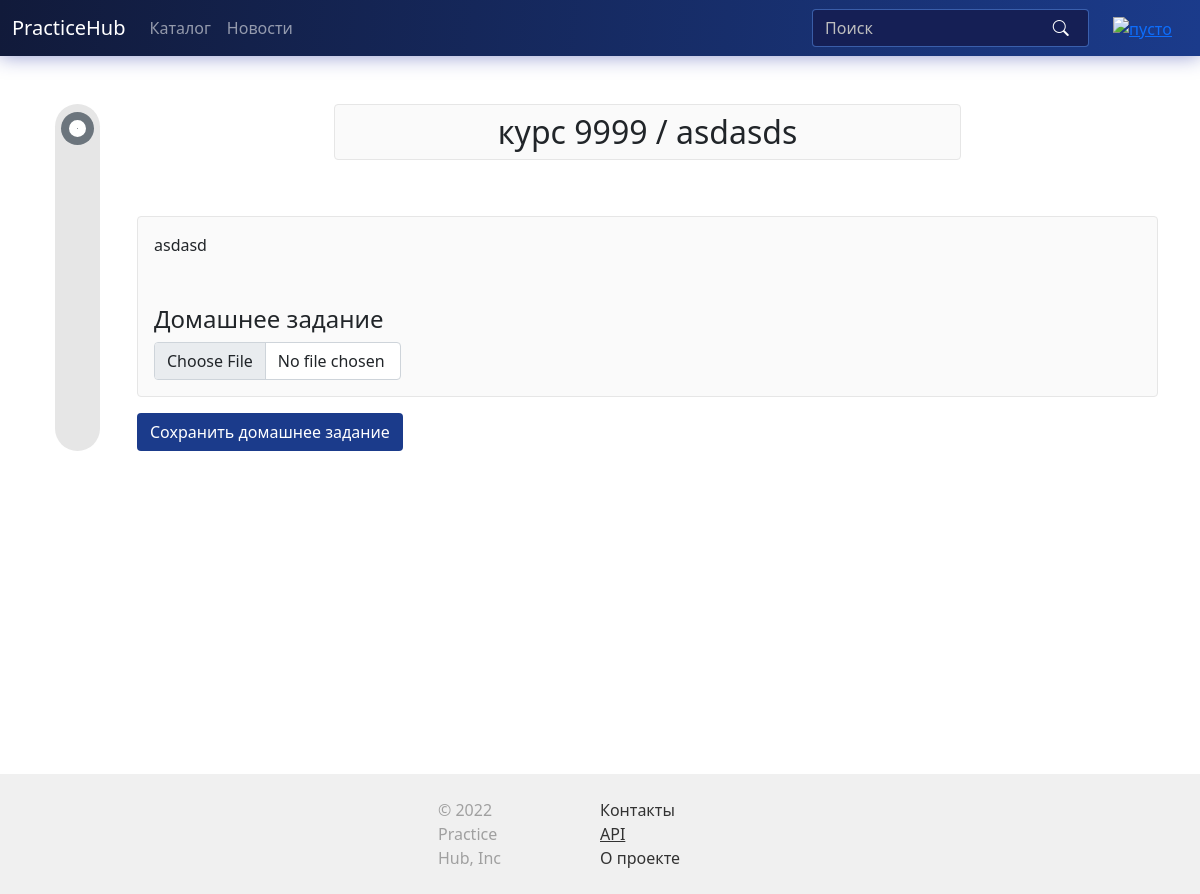
Screenshot of /courses/1/lessons/3 (signed in) with the database file from the repository.
### models.py (models this page shows, shortened)
class Page(db.Model):
    id = db.Column(db.Integer, primary_key=True)
    text = db.Column(db.Text)
    lesson_id = db.Column(db.Integer, db.ForeignKey('lesson.id'))
    add_task = db.Column(db.Boolean, default=False)
    task_check = db.relationship("TaskCheck", backref="page")

class Course(db.Model):
    id = db.Column(db.Integer, primary_key=True)
    name = db.Column(db.String(64), index=True, unique=True)
    author_id = db.Column(db.Integer, db.ForeignKey('user.id'))
    lessons = db.relationship('Lesson', backref='course', lazy='dynamic', cascade="all, delete-orphan")
    desc = db.Column(db.Text, nullable=False)
    rating = db.Column(db.Integer, default=0)
    short_desc = db.Column(db.Text, nullable=False)
    img_path = db.Column(db.String(64))
    img_uuid = db.Column(db.String(64), index=True)
    is_published = db.Column(db.Boolean, default=False)
    tags = db.relationship('Tag', secondary=CoursesTags.__table__, backref='course')

class Lesson(db.Model):
    id = db.Column(db.Integer, primary_key=True)
    name = db.Column(db.String(64))
    course_id = db.Column(db.Integer, db.ForeignKey('course.id'))
    pages = db.relationship('Page', backref='lesson', lazy='dynamic', cascade="all, delete-orphan")
    files = db.relationship('LessonFile', backref='lesson', lazy='dynamic', cascade="all, delete-orphan")

### routes.py (the view)
@app.route('/<string:path>')
def get_file(path):
    return send_file(path)

### models.py (called while the page is built)
@login.user_loader
def load_user(id):
    return User.query.get(int(id))

### tag_parser.py (called while the page is built, shortened)
def find_pattern(string: str, pattern: str, cur_pos=0) -> int:
    n = len(string)
    n2 = len(pattern)
    if cur_pos >= n - n2:
        return -1
    for i in range(cur_pos, n - n2 + 1):
        str_part = string[i:i + n2]
        total_cmp = 0
        for k in range(n2):
            if str_part[k] == pattern[k] or pattern[k] == "*":
                total_cmp += 1
                continue
        if total_cmp == n2:  # found pattern
            return i
    return -1

def process_in_out_tag(string: str, in_: str, out: str, html_in: str, html_out: str):
    original_string = string
    header_entry = find_pattern(string, in_)
    if header_entry == -1:
        return string

def process_link_tags(string: str) -> str:
    original_string = string
    result = string
    link_entry = find_pattern(result, "[LINK name=")
    return result

def process_img_tags(string: str, replaces: dict) -> str:
    original_string = string
    result = string
    img_entry = find_pattern(result, "[IMG name=")
    return result

def process_color_tags(string: str) -> str:
    original_string = string
    result = string
    color_entry = find_pattern(result, "[COLOR #******]")
    return result

def process_hr_tags(string: str) -> str:
    result = string
    hr_entry = find_pattern(result, "[HR]")
    while hr_entry != -1:
        result = replace_string(result, "<hr>", hr_entry, 4)
        hr_entry = find_pattern(result, "[HR]")
    return result

def parse(string, replaces):
    result = process_in_out_tag(string, "[H]", "[/H]", "<h1>", "</h1>")
    result = process_in_out_tag(result, "[I]", "[/I]", "<i>", "</i>")
    result = process_in_out_tag(result, "[CODE]", "[/CODE]", '<div style="background-color: #f5f5f5; border: 1px solid #d5d5d5; border-radius: 3px; line-height: normal;" class="px-3 py-1 my-3 w-50"><code>', "</code></div>")
    result = process_in_out_tag(result, "[B]", "[/B]", "<b>", "</b>")
    result = process_hr_tags(result)
    result = process_link_tags(result)
    result = process_img_tags(result, replaces)
    result = process_color_tags(result)
    result = result.replace('\n', '<br>')
    return result

### templates/lesson.html (shortened to what this page needs)
{% extends 'base.html' %}
{% block content %}
  <form enctype="multipart/form-data" id="lesson_form" method="post">
    <div class="row">
      <div class="col-1">
        <div
            class="d-flex justify-content-start mx-auto rounded-pill flex-column align-items-center h-100 w-625"
            style="background-color: var(--light-gray);">
          {% for i in contents %}
            <button id="c{{ loop.index }}"
                    class="rounded-circle btn my-2 d-block c {% if loop.index == 1 %}active-circle{% else %}circle{% endif %}"
                    type="button" style="background-color: {{ circle_colors[loop.index0] }}!important"></button>
          {% endfor %}
        </div>
      </div>
      <div class="col-11 d-flex flex-column">
        <div class="row">
          <span class="h2 px-3 py-2 mx-auto rounded text-center"
                style="background-color: var(--xlight-gray); border: #e6e6e6 0.1rem solid; width: 60%; overflow-wrap: break-word;">{{ course.name }} / {{ lesson.name }}</span>
        </div>
        <div class="row mt-5 flex-grow-1">
            <div class="col-12">
              {% for c in contents %}
                <div id="ta{{ loop.index }}"
                    class="d-block ta {% if not loop.first %}d-none{% endif %} rounded p-3"
                    style="background-color: var(--xlight-gray); border: #e6e6e6 0.1rem solid">{{ c|safe }}
                    {% if draw_hw[loop.index0] %}
                      <br><label class="h4 mt-5">Домашнее задание</label>
                      <input type="file" name="hw{{ loop.index0 }}" style="width: 25%" class="form-control">
                    {% endif %}
                </div>
              {% endfor %}
              {% if show_hw %}
                <button class="mbgc btn" type="submit" style="margin-top: 1rem">Сохранить домашнее задание</button>
              {% endif %}
            </div>
        </div>
      </div>
    </div>
  </form>
{% endblock content %}

### static/css/style.css (style rules this page uses)
:root { --xlight-gray: #fafafa; --light-gray: #e6e6e6; --mid-gray: #586273; --mbgc: rgba(27,59,139,1); --sbgc: rgba(21,37,85, 1); }
html, body, .t-b { min-height: 100%; }
.btn { background-color: white; line-height: normal; }
.w-625 { width: 62.5%!important; }
.active-circle { background-color: var(--mbgc)!important; outline: white solid .5em!important; outline-offset: -1.3em; box-shadow: none !important; border: 0!important; }
.c { position: relative; width: 75%!important; height: 0!important; padding: 0 0 75% !important; }
.c { background-color: var(--mbgc)!important; border: 0!important; box-shadow: none !important; }
.mbgc { background-color: var(--mbgc)!important; color: white!important; transition: color .3s ease-out; }

### rows the page displays
Page: text "asdasd"
Course: name "курс 9999"
Lesson: name "asdasds"
